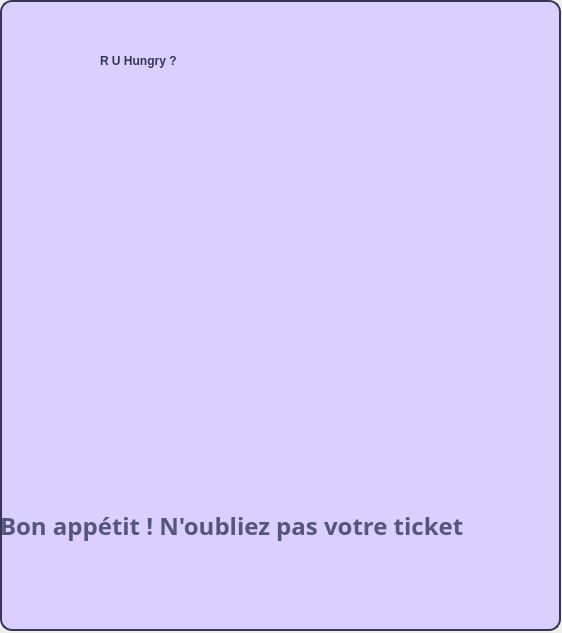
<?xml version="1.0" encoding="UTF-8"?>
<ui version="4.0">
 <class>QuitWindow</class>
 <widget class="QWidget" name="QuitWindow">
  <property name="geometry">
   <rect>
    <x>0</x>
    <y>0</y>
    <width>562</width>
    <height>633</height>
   </rect>
  </property>
  <property name="windowTitle">
   <string>Form</string>
  </property>
  <property name="styleSheet">
   <string notr="true">#centralwidget {
	background-color: rgb(218, 208, 255);
	border: 2px solid rgb(55, 55, 85);
	border-radius: 12px;
}

#widget { 
	border-image: url(:/icons/ticket.png);
}

#logoLbl {	
	font: 25pt &quot;Ink Free&quot;;
	color: rgb(55, 55, 85);
	font-weight: bold;
	qproperty-alignment: AlignCenter;
}

#label {
	background-color: transparent;
	color: rgb(85, 85, 127);
	font-weight: bold;
	qproperty-alignment: AlignCenter;
	font: 18pt &quot;Tw Cen MT Condensed Extra Bold&quot;;
}</string>
  </property>
  <widget class="QWidget" name="centralwidget" native="true">
   <property name="geometry">
    <rect>
     <x>0</x>
     <y>0</y>
     <width>561</width>
     <height>631</height>
    </rect>
   </property>
   <widget class="QLabel" name="label">
    <property name="geometry">
     <rect>
      <x>0</x>
      <y>490</y>
      <width>561</width>
      <height>71</height>
     </rect>
    </property>
    <property name="sizePolicy">
     <sizepolicy hsizetype="Minimum" vsizetype="Preferred">
      <horstretch>0</horstretch>
      <verstretch>0</verstretch>
     </sizepolicy>
    </property>
    <property name="font">
     <font>
      <family>Tw Cen MT Condensed Extra Bold</family>
      <pointsize>18</pointsize>
      <weight>50</weight>
      <italic>false</italic>
      <bold>false</bold>
     </font>
    </property>
    <property name="text">
     <string>Bon appétit ! N'oubliez pas votre ticket</string>
    </property>
   </widget>
   <widget class="QWidget" name="widget" native="true">
    <property name="geometry">
     <rect>
      <x>140</x>
      <y>160</y>
      <width>281</width>
      <height>281</height>
     </rect>
    </property>
   </widget>
   <widget class="QLabel" name="logoLbl">
    <property name="geometry">
     <rect>
      <x>100</x>
      <y>30</y>
      <width>361</width>
      <height>61</height>
     </rect>
    </property>
    <property name="text">
     <string>R U Hungry ?</string>
    </property>
   </widget>
  </widget>
 </widget>
 <resources/>
 <connections/>
</ui>
